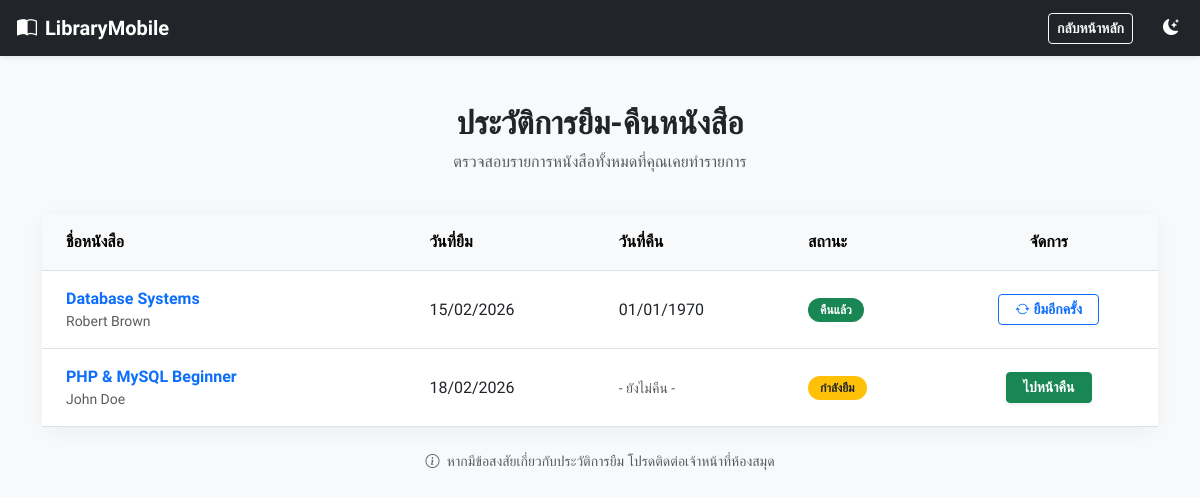
Screenshot of /history.php (signed in) with the database file from the repository.
### tables this page shows
CREATE TABLE borrow_records (
    borrow_id INT(11) AUTO_INCREMENT PRIMARY KEY,
    user_id INT(11),
    book_id INT(11),
    borrow_date DATE NOT NULL,
    return_date DATE DEFAULT NULL,
    status ENUM('pending', 'returned') DEFAULT 'pending',
    FOREIGN KEY (user_id) REFERENCES users(user_id),
    FOREIGN KEY (book_id) REFERENCES books(book_id)
);

CREATE TABLE books (
    book_id INT(11) AUTO_INCREMENT PRIMARY KEY,
    book_name VARCHAR(255) NOT NULL,
    author VARCHAR(100),
    category VARCHAR(50),
    status ENUM('available', 'borrowed') DEFAULT 'available'
);

### history.php (the view, shortened to what this page needs)
<?php
include('config/db.php');
$user_id = $_SESSION['user_id'];
$sql = "SELECT br.*, b.book_id, b.book_name, b.author, b.category
        FROM borrow_records br
        JOIN books b ON br.book_id = b.book_id
        WHERE br.user_id = '$user_id'
        ORDER BY br.borrow_id DESC";
$result = mysqli_query($conn, $sql);
?>
<!DOCTYPE html>
<html lang="th">
<head>
    <link href="https://cdn.jsdelivr.net/npm/bootstrap@5.3.0/dist/css/bootstrap.min.css" rel="stylesheet">
    <link rel="stylesheet" href="https://cdn.jsdelivr.net/npm/bootstrap-icons@1.11.3/font/bootstrap-icons.min.css">
</head>
<body>
<nav class="navbar navbar-expand-lg navbar-dark bg-dark sticky-top shadow-sm">
  <div class="container">
    <a class="navbar-brand fw-bold" href="index.php"><i class="bi bi-book-half me-2"></i>LibraryMobile</a>
    <div class="ms-auto">
        <a href="index.php" class="btn btn-outline-light btn-sm fw-bold">กลับหน้าหลัก</a>
    </div>
  </div>
  <button class="btn btn-link text-white me-2" id="themeToggle" type="button">
    <i class="bi bi-moon-stars-fill" id="themeIcon"></i>
</button>
</nav>
<div class="container mt-5 mb-5">
    <div class="row">
        <div class="col-12 text-center mb-4">
            <h2 class="fw-bold text-dark">ประวัติการยืม-คืนหนังสือ</h2>
            <p class="text-muted">ตรวจสอบรายการหนังสือทั้งหมดที่คุณเคยทำรายการ</p>
        </div>
    </div>
    <div class="card table-card">
        <div class="card-body p-0">
            <div class="table-responsive">
                <table class="table table-hover mb-0">
                    <thead class="table-light">
                        <tr>
                            <th class="ps-4 py-3">ชื่อหนังสือ</th>
                            <th class="py-3">วันที่ยืม</th>
                            <th class="py-3">วันที่คืน</th>
                            <th class="py-3">สถานะ</th>
                            <th class="py-3 text-center">จัดการ</th>
                        </tr>
                    </thead>
                    <tbody>
                        <?php
                        if(mysqli_num_rows($result) > 0) {
                            while($row = mysqli_fetch_assoc($result)) {
                                if($row['status'] == 'pending') {
                                    $status_label = '<span class="badge bg-warning text-dark status-badge">กำลังยืม</span>';
                                    $return_date = '<span class="text-muted small">- ยังไม่คืน -</span>';
                                    $action_btn = '<a href="return_book.php" class="btn btn-sm btn-success fw-bold px-3 shadow-sm">ไปหน้าคืน</a>';
                                } else {
                                    $status_label = '<span class="badge bg-success status-badge text-white">คืนแล้ว</span>';
                                    $return_date = date('d/m/Y', strtotime($row['return_date']));
                                    $action_btn = '<a href="borrow.php?id=' . $row['book_id'] . '" class="btn btn-sm btn-outline-primary fw-bold px-3 btn-borrow-again">
                                                    <i class="bi bi-arrow-repeat me-1"></i>ยืมอีกครั้ง
                                                   </a>';
                                }
                        ?>
                        <tr>
                            <td class="ps-4 py-3">
                                <div class="fw-bold text-primary"><?php echo htmlspecialchars($row['book_name']); ?></div>
                                <div class="text-muted small"><?php echo htmlspecialchars($row['author']); ?></div>
                            </td>
                            <td class="py-3 align-middle">
                                <?php echo date('d/m/Y', strtotime($row['borrow_date'])); ?>
                            </td>
                            <td class="py-3 align-middle">
                                <?php echo $return_date; ?>
                            </td>
                            <td class="py-3 align-middle">
                                <?php echo $status_label; ?>
                            </td>
                            <td class="py-3 align-middle text-center">
                                <?php echo $action_btn; ?>
                            </td>
                        </tr>
                        <?php
                            }
                        } else {
                            echo "<tr><td colspan='5' class='text-center py-5 text-muted'>ยังไม่มีประวัติการทำรายการ</td></tr>";
                        }
                        ?>
                    </tbody>
                </table>
            </div>
        </div>
    </div>
    <div class="mt-4 text-center text-muted small">
        <i class="bi bi-info-circle me-1"></i> หากมีข้อสงสัยเกี่ยวกับประวัติการยืม โปรดติดต่อเจ้าหน้าที่ห้องสมุด
    </div>
</div>
</body>
</html>

### history.php (style rules this page uses)
body { font-family: 'Sarabun', sans-serif; background-color: #f8f9fa; }
.table-card { background-color: white; border-radius: 15px; border: none; box-shadow: 0 4px 20px rgba(0,0,0,0.05); }
.status-badge { font-weight: 600; padding: 0.5em 1em; border-radius: 30px; }
.btn-borrow-again { transition: all 0.2s; }

### rows the page displays
borrow_records: book.book_name "Database Systems", book.author "Robert Brown", borrow_date "15/02/2026", return_date "01/01/1970", status "คืนแล้ว"
borrow_records: book.book_name "PHP & MySQL Beginner", book.author "John Doe", borrow_date "18/02/2026", status "- ยังไม่คืน -"
